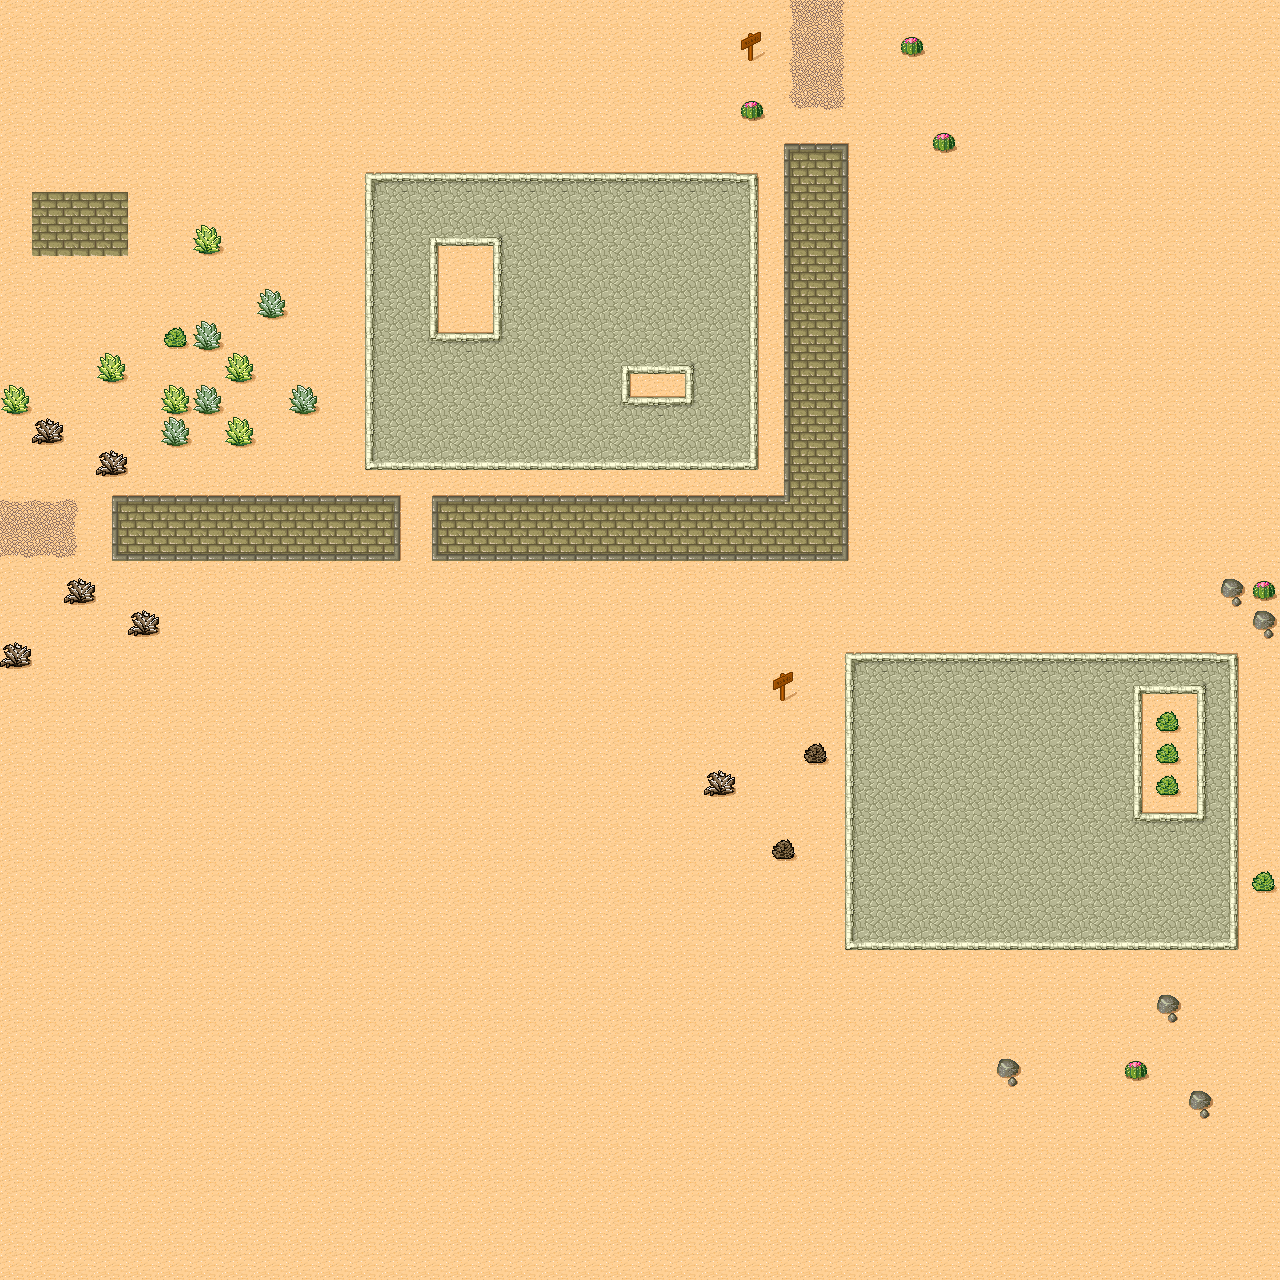

Rendered tile map (Tiled .tmx) drawn with the repository's tilesets; below, a short description and the map source with its tile grids summarised:
An orthogonal 40x40 tile map with 32x32 px tiles, 2 tile layers (Ground, Overhead test).

<map version="1.0" orientation="orthogonal" width="40" height="40" tilewidth="32" tileheight="32">
 <tileset firstgid="1" name="Desert" tilewidth="32" tileheight="32" spacing="1" margin="1">
  <image source="tmw_desert_spacing.png" width="265" height="199" />
 </tileset>
 <layer name="Ground" width="40" height="40">
  <data>[1600 cells, 1600 non-empty, 40 distinct tile ids]</data>
 </layer>
 <layer name="Overhead test" width="40" height="40">
  <data>[1600 cells, 6 non-empty, 1 distinct tile ids]</data>
 </layer>
</map>
